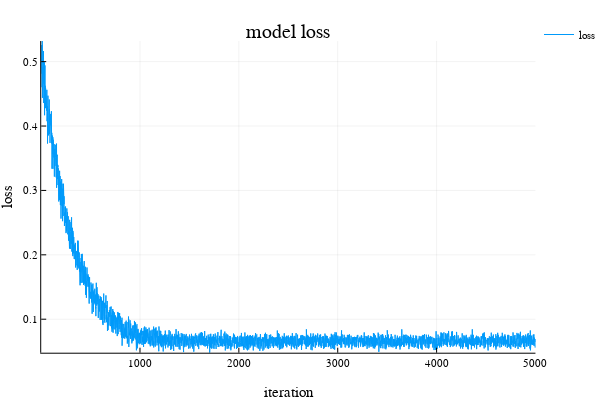

Notebook code cell kept with this figure:
### Code cell
plot(model)

### Figure 1 — Plotly figure (JSON) as saved in the notebook; plotly's stock layout.template omitted (floating-point values rounded to 4 significant figures; data arrays with more than 128 entries replaced by an {"elided": "..."} marker saying what was removed)
{"data": [{"colorbar": {"title": ""}, "line": {"color": "rgba(0, 154, 250, 1.000)", "dash": "solid", "shape": "linear", "width": 1}, "mode": "lines", "name": "loss", "showlegend": true, "type": "scatter", "x": {"elided": "5000 int values"}, "xaxis": "x1", "y": {"elided": "5000 float values"}, "yaxis": "y1"}], "layout": {"annotations": [{"font": {"color": "rgba(0, 0, 0, 1.000)", "family": "sans-serif", "size": 20}, "rotation": 0, "showarrow": false, "text": "model loss", "x": 0.535, "xanchor": "center", "xref": "paper", "y": 1, "yanchor": "top", "yref": "paper"}], "height": 400, "legend": {"bgcolor": "rgba(255, 255, 255, 1.000)", "bordercolor": "rgba(0, 0, 0, 1.000)", "font": {"color": "rgba(0, 0, 0, 1.000)", "family": "sans-serif", "size": 11}, "x": 1, "y": 1}, "margin": {"b": 20, "l": 0, "r": 0, "t": 20}, "paper_bgcolor": "rgba(255, 255, 255, 1.000)", "plot_bgcolor": "rgba(255, 255, 255, 1.000)", "showlegend": true, "width": 600, "xaxis1": {"anchor": "y1", "domain": [0.07647, 0.9934], "gridcolor": "rgba(0, 0, 0, 0.100)", "gridwidth": 0.5, "linecolor": "rgba(0, 0, 0, 1.000)", "mirror": false, "range": [1, 5000], "showgrid": true, "showline": true, "showticklabels": true, "tickangle": 0, "tickcolor": "rgb(0, 0, 0)", "tickfont": {"color": "rgba(0, 0, 0, 1.000)", "family": "sans-serif", "size": 11}, "tickmode": "array", "ticks": "inside", "ticktext": ["1000", "2000", "3000", "4000", "5000"], "tickvals": [1000, 2000, 3000, 4000, 5000], "title": "iteration", "titlefont": {"color": "rgba(0, 0, 0, 1.000)", "family": "sans-serif", "size": 15}, "type": "-", "visible": true, "zeroline": false, "zerolinecolor": "rgba(0, 0, 0, 1.000)"}, "yaxis1": {"anchor": "x1", "domain": [0.07581, 0.9415], "gridcolor": "rgba(0, 0, 0, 0.100)", "gridwidth": 0.5, "linecolor": "rgba(0, 0, 0, 1.000)", "mirror": false, "range": [0.04797, 0.532], "showgrid": true, "showline": true, "showticklabels": true, "tickangle": 0, "tickcolor": "rgb(0, 0, 0)", "tickfont": {"color": "rgba(0, 0, 0, 1.000)", "family": "sans-serif", "size": 11}, "tickmode": "array", "ticks": "inside", "ticktext": ["0.1", "0.2", "0.3", "0.4", "0.5"], "tickvals": [0.1, 0.2, 0.3, 0.4, 0.5], "title": "loss", "titlefont": {"color": "rgba(0, 0, 0, 1.000)", "family": "sans-serif", "size": 15}, "type": "-", "visible": true, "zeroline": false, "zerolinecolor": "rgba(0, 0, 0, 1.000)"}}}
